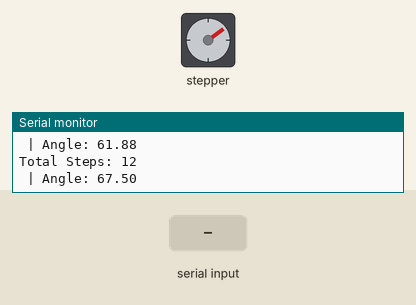
A sketch run on a simulated Arduino Uno, built with avr-gcc and run on an emulated ATmega328P. On the bench: stepper motor, the last lines printed to the serial monitor. The inputs (shaded band) are chosen by the test bench. Stepper angles assume 2048 steps per turn.

Above: at 1.2 s.
1.3 s: "1" received over Serial
At 2.89 s:
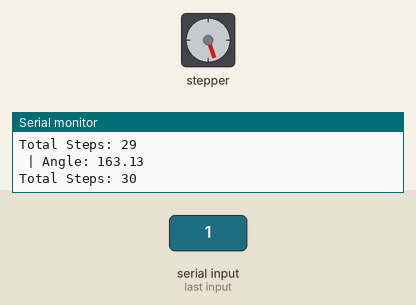
At 7.2 s:
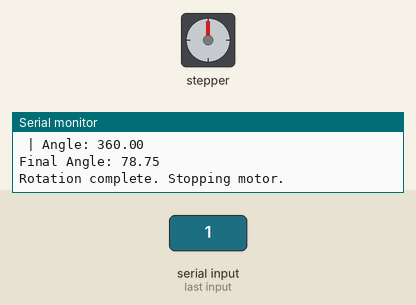
Timing chart, 0 to 8.7 s (numbered marks = the images above; inputs shaded):
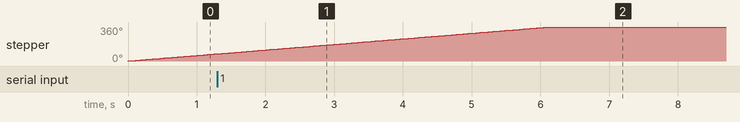

The sketch:

stepper_angle_capture_test.ino
```cpp
#include <Stepper.h>

// Stepper motor setup
#define STEPS_PER_REV 2048  // Full-step mode (or 4096 for half-step)
Stepper stepperMotor(STEPS_PER_REV, A0, A2,A1, A3);  // IN1, IN3, IN2, IN4

// Tracking rotation
long stepCount = 0;  // Tracks total steps
float currentAngle = 0;  // Tracks current angle in degrees
bool stopRequested = false;  // Flag to track stop request
float stopAngle = 0;
void setup() {
    Serial.begin(9600);
    stepperMotor.setSpeed(10);  // Set speed to 10 RPM
}

void loop() {
    int stepsToMove = 32;  // Example: move 100 steps
    stepperMotor.step(stepsToMove);

    // Update step count and calculate angle
    stepCount++;
    currentAngle = stepCount * 5.625; //11.25 is the angle per step (32 steps)

    // Print rotation info
    Serial.print("Total Steps: ");
    Serial.println(stepCount);
    Serial.print(" | Angle: ");
    Serial.println(currentAngle);
  if (stepCount >= 64) {
    stepCount = 0;
    currentAngle = 0;
  }

   // Check for user input to stop
    if (Serial.available()) {
        Serial.read();  // Read and discard input
        stopRequested = true;
        stopAngle = currentAngle;
        Serial.println("Stop requested! Completing full rotation...");

    }

    // If stop requested, complete the current revolution
    if (stopRequested && (stepCount % 64 == 0)) {
        Serial.print("Final Angle: ");
        Serial.println(stopAngle);
        Serial.println("Rotation complete. Stopping motor.");
        while (true);  // Halt execution
    }


    //delay(500);  // Small delay before next move (for testing)
}
```
